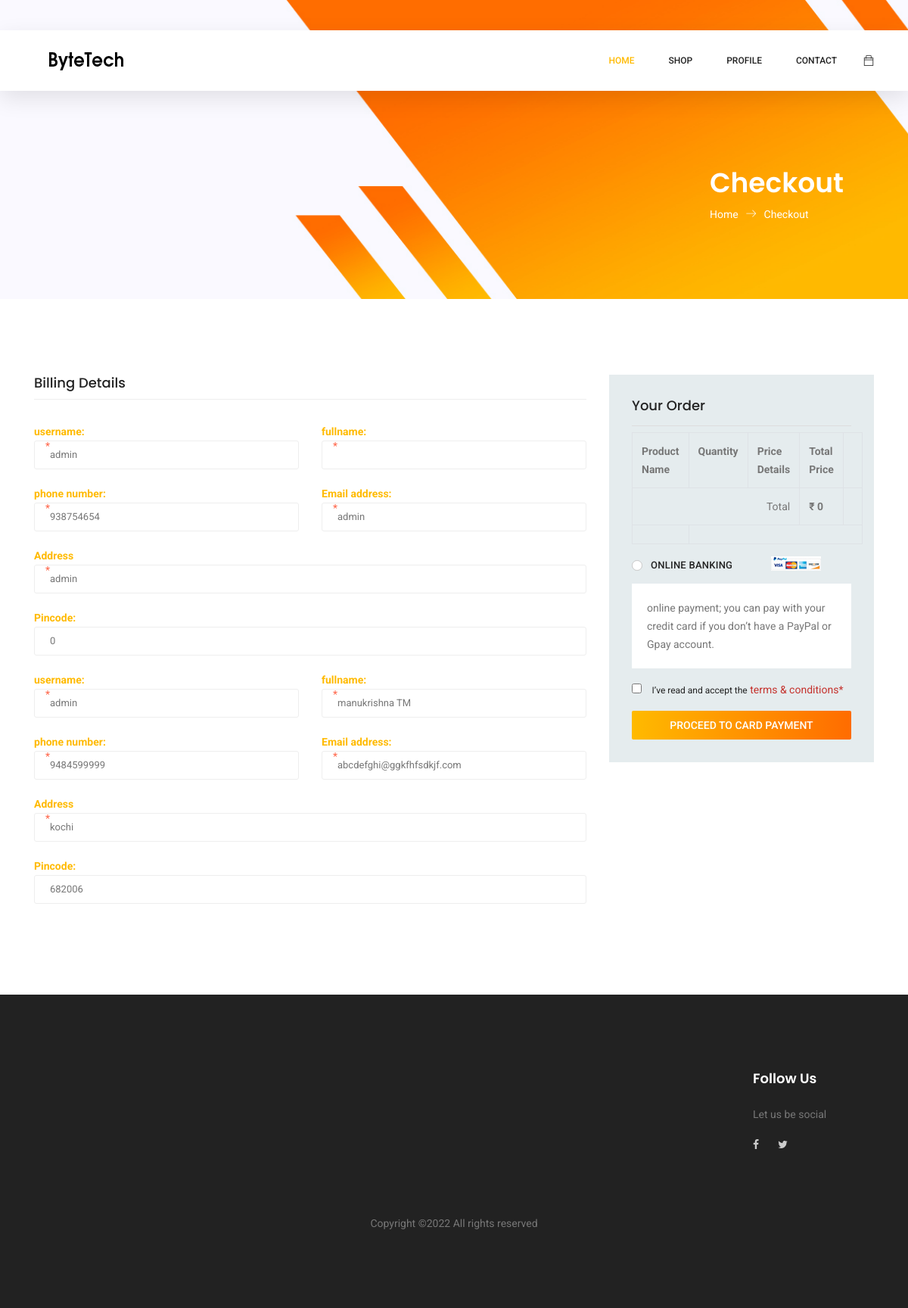
Screenshot of /checkout.php (signed in) with the database file from the repository.
### tables this page shows
CREATE TABLE IF NOT EXISTS `users` (
  `id` int(11) NOT NULL AUTO_INCREMENT,
  `usertype` int(1) NOT NULL DEFAULT '0',
  `username` varchar(50) NOT NULL,
  `f_name` varchar(30) NOT NULL,
  `email` varchar(50) NOT NULL,
  `phone_no` varchar(25) NOT NULL,
  `address` varchar(100) NOT NULL,
  `pincode` int(8) NOT NULL,
  `password` varchar(50) NOT NULL,
  `create_datetime` datetime NOT NULL,
  PRIMARY KEY (`id`)
);

### checkout.php (the view, shortened to what this page needs)
<?php
include('bars/header.php');
?>
<section class="banner-area organic-breadcrumb">
    <div class="container">
        <div class="breadcrumb-banner d-flex flex-wrap align-items-center justify-content-end">
            <div class="col-first">
                <h1>Checkout</h1>
                <nav class="d-flex align-items-center">
                    <a href="index.html">Home<span class="lnr lnr-arrow-right"></span></a>
                    <a href="single-product.html">Checkout</a>
                </nav>
            </div>
        </div>
    </div>
</section>
<section class="checkout_area section_gap">
    <div class="container">
        <div class="billing_details">
            <div class="row">
                <div class="col-lg-8">
                    <h3>Billing Details</h3>
                    <form class="row contact_form" action="#" method="post" novalidate="novalidate">
                        <?php
                        $u_name = $_SESSION["username"];
                        $db = mysqli_connect("localhost", "root", "", "bytetech");
                        $result = mysqli_query($db, "SELECT * FROM users where username='$u_name' ");
                        while ($row = mysqli_fetch_array($result)) {
                        ?>
                            <div class="col-md-6 form-group p_star">
                                <b>username:</b>
                                <input type="text" class="form-control" id="first" value="<?php echo $_SESSION["username"]  ?>" name="name">
                                <span class="placeholder"></span>
                            </div>
                            <div class="col-md-6 form-group p_star">
                                <b>fullname:</b>
                                <input type="text" class="form-control" id="last" value="<?php echo $row["f_name"]; ?>" name="name">
                                <span class="placeholder"></span>
                            </div>
                            <div class="col-md-6 form-group p_star">
                                <b>phone number:</b>
                                <input type="text" class="form-control" id="number" value="<?php echo $row["phone_no"]; ?>" name="number">
                                <span class="placeholder"></span>
                            </div>
                            <div class="col-md-6 form-group p_star">
                                <b>Email address:</b>
                                <input type="text" class="form-control" id="email" value="<?php echo $row["email"]; ?>" name="compemailany">
                                <span class="placeholder"></span>
                            </div>
                            <div class="col-md-12 form-group p_star">
                                <b>Address</b>
                                <input type="text" class="form-control" id="city" value="<?php echo $row["address"]; ?>" name="city">
                                <span class="placeholder"></span>
                            </div>
                            <div class="col-md-12 form-group">
                                <b>Pincode:</b>
                                <input type="text" class="form-control" id="zip" name="zip" value="<?php echo $row["pincode"]; ?>" ">
                            </div>
                           <?php
                        }
                            ?>
                        </form>
                    </div>
                    <div class=" col-lg-4">
                                <div class="order_box">
                                    <h2>Your Order</h2>
                                    <table class="table table-bordered">
                                        <tr>
                                            <th width="30%">Product Name</th>
                                            <th width="10%">Quantity</th>
                                            <th width="13%">Price Details</th>
                                            <th width="10%">Total Price</th>
                                        </tr>
                                        <tr>
                                            <td colspan="3" align="right">Total</td>
                                            <th align="right"> ₹
                                                <?php
                                                $total = 0;
                                                echo $total;
                                                ?>
                                            </th>
                                            <td>
                                        <tr class="out_button_area">
                                            <td>
                                            </td>
                                        </tr>
                                        </tr>
                                    </table>
                                    <div class="payment_item">
                                    <div class="payment_item active">
                                        <div class="radion_btn">
                                            <label for="f-option6">Online Banking</label>
                                            <img src="img/product/card.jpg" alt="">
                                            <div class="check"></div>
                                        </div>
                                        <p>online payment; you can pay with your credit card if you don’t have a PayPal or Gpay
                                            account.</p>
                                    </div>
                                    <div class="creat_account">
                                        <input type="checkbox" id="f-option4" name="selector">
                                        <label for="f-option4">I’ve read and accept the </label>
                                        <a href="#">terms & conditions*</a>
                                    </div>
                                    <a class="primary-btn" href="card.php?action=<?php echo $_SESSION["username"]  ?>">Proceed to card payment</a>
                                </div>
                            </div>
                </div>
            </div>
        </div>
</section>
<?php
include('bars/footer.php');
?>

### rows the page displays
users: number "938754654", compemailany "admin", city "admin", zip "0"
users: name "manukrishna TM", number "9484599999", compemailany "abcdefghi@ggkfhfsdkjf.com", city "kochi", zip "682006"

### other values shown
$total "0"
